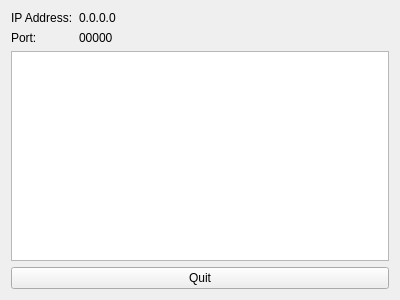
<?xml version="1.0" encoding="UTF-8"?>
<ui version="4.0">
 <class>ServerWindow</class>
 <widget class="QWidget" name="ServerWindow">
  <property name="geometry">
   <rect>
    <x>0</x>
    <y>0</y>
    <width>400</width>
    <height>300</height>
   </rect>
  </property>
  <property name="windowTitle">
   <string>Chat Server</string>
  </property>
  <layout class="QVBoxLayout" name="verticalLayout">
   <item>
    <layout class="QFormLayout" name="formLayout">
     <item row="0" column="0">
      <widget class="QLabel" name="IP_label">
       <property name="text">
        <string>IP Address:</string>
       </property>
      </widget>
     </item>
     <item row="0" column="1">
      <widget class="QLabel" name="IP_disp">
       <property name="text">
        <string>0.0.0.0</string>
       </property>
      </widget>
     </item>
     <item row="1" column="0">
      <widget class="QLabel" name="Port_label">
       <property name="text">
        <string>Port:</string>
       </property>
      </widget>
     </item>
     <item row="1" column="1">
      <widget class="QLabel" name="Port_disp">
       <property name="text">
        <string>00000</string>
       </property>
      </widget>
     </item>
    </layout>
   </item>
   <item>
    <widget class="QTextEdit" name="textEdit">
     <property name="readOnly">
      <bool>true</bool>
     </property>
    </widget>
   </item>
   <item>
    <widget class="QPushButton" name="quitButton">
     <property name="text">
      <string>Quit</string>
     </property>
    </widget>
   </item>
  </layout>
 </widget>
 <resources/>
 <connections/>
</ui>
